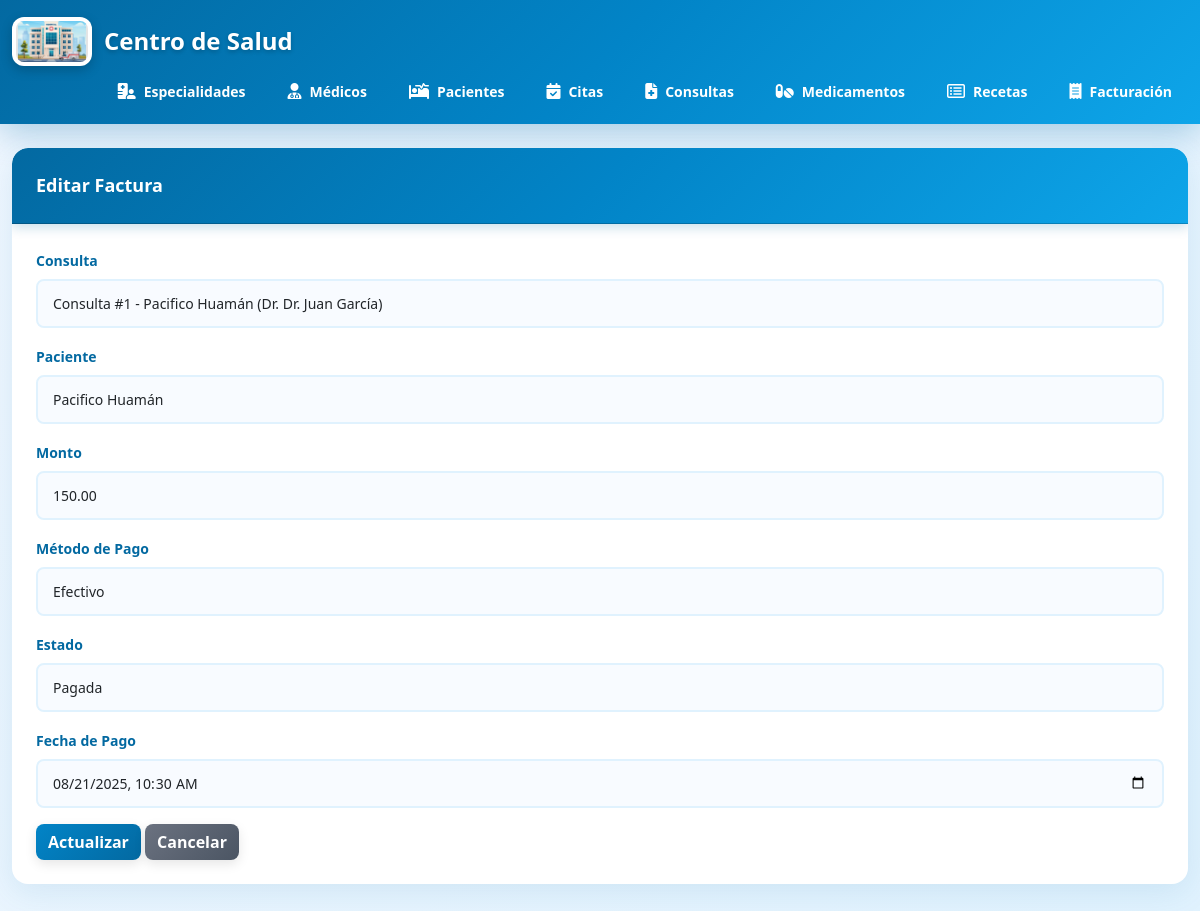
The app's page /facturacion/edit.php?id=1, older data.
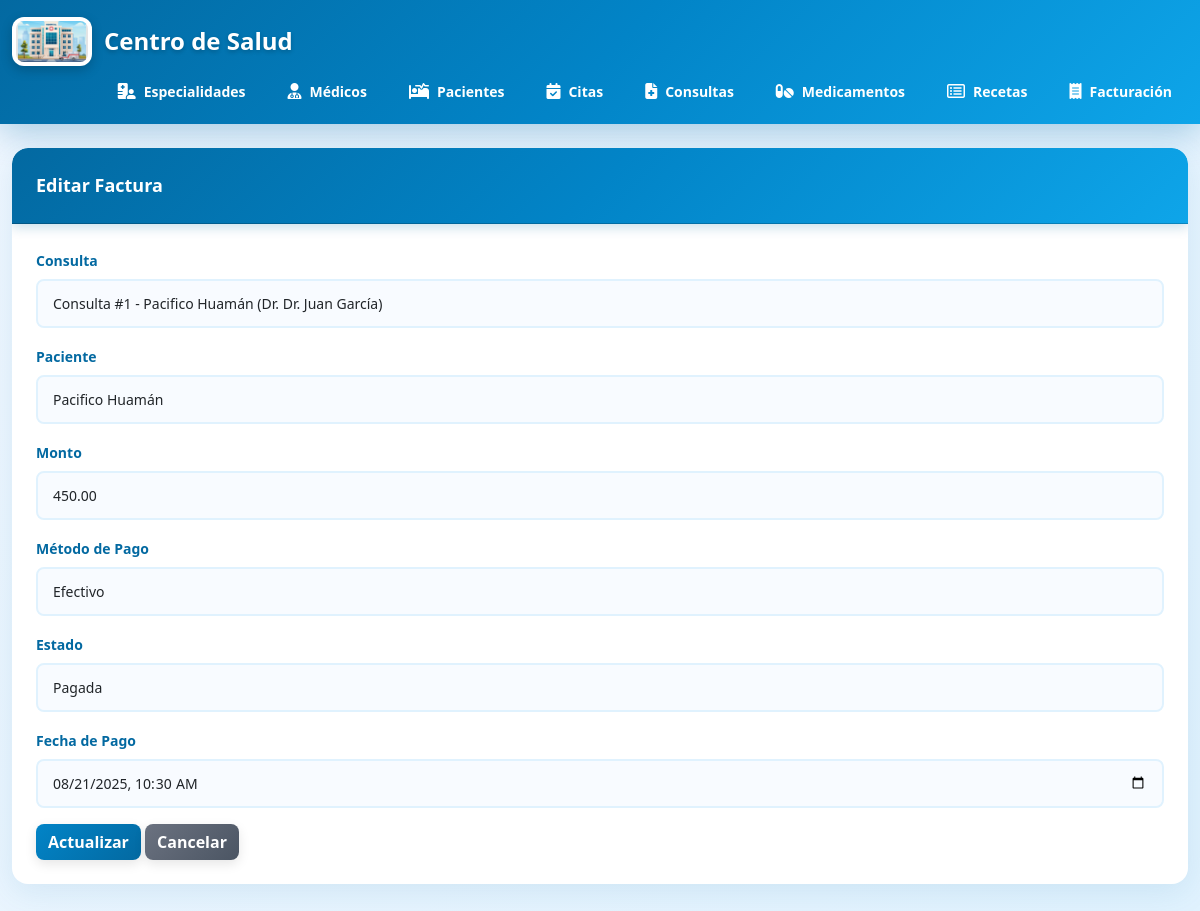
The same page, newer data.
### tables this page shows
CREATE TABLE facturacion (
  id_factura int auto_increment primary key,
  id_consulta int not null,
  id_paciente int not null,
  monto decimal(10,2) not null,
  metodo_pago varchar(50),
  estado varchar(20) default 'pendiente',
  fecha_factura datetime default current_timestamp,
  fecha_pago datetime,
  foreign key (id_consulta) references consultas(id_consulta) on delete cascade,
  foreign key (id_paciente) references pacientes(id_paciente) on delete cascade
);

CREATE TABLE pacientes (
  id_paciente int auto_increment primary key,
  nombre varchar(150) not null,
  dni varchar(20) not null unique,
  email varchar(100) unique,
  telefono varchar(20),
  fecha_nacimiento date,
  direccion varchar(255),
  tipo_sangre varchar(5),
  alergias text,
  fecha_registro datetime default current_timestamp
);

### facturacion/edit.php (the view, shortened to what this page needs)
<?php
require_once '../config/database.php';
require_once '../includes/header.php';
$id = $_GET['id'];
$stmt = $pdo->prepare("SELECT * FROM facturacion WHERE id_factura = :id");
$stmt->execute([':id' => $id]);
$factura = $stmt->fetch(PDO::FETCH_ASSOC);
$stmtConsultas = $pdo->query("SELECT c.id_consulta, p.nombre as paciente, m.nombre as medico
                               FROM consultas c
                               JOIN pacientes p ON c.id_paciente = p.id_paciente
                               JOIN medicos m ON c.id_medico = m.id_medico
                               ORDER BY c.fecha_hora DESC");
$consultas = $stmtConsultas->fetchAll(PDO::FETCH_ASSOC);
$stmtPacientes = $pdo->query("SELECT id_paciente, nombre FROM pacientes ORDER BY nombre");
$pacientes = $stmtPacientes->fetchAll(PDO::FETCH_ASSOC);
?>
<div class="card">
    <div class="card-header">Editar Factura</div>
    <div class="card-body">
        <form action="update.php" method="POST">
            <div class="mb-3">
                <label class="form-label">Consulta</label>
                <select name="id_consulta" class="form-control" required>
                    <?php foreach ($consultas as $consulta): ?>
                    <option value="<?= $consulta['id_consulta'] ?>" <?php if ($consulta['id_consulta'] == $factura['id_consulta']) echo 'selected'; ?>>
                        Consulta #<?= $consulta['id_consulta'] ?> - <?= $consulta['paciente'] ?> (Dr. <?= $consulta['medico'] ?>)
                    </option>
                    <?php endforeach; ?>
                </select>
            </div>
            <div class="mb-3">
                <label class="form-label">Paciente</label>
                <select name="id_paciente" class="form-control" required>
                    <?php foreach ($pacientes as $paciente): ?>
                    <option value="<?= $paciente['id_paciente'] ?>" <?php if ($paciente['id_paciente'] == $factura['id_paciente']) echo 'selected'; ?>>
                        <?= $paciente['nombre'] ?>
                    </option>
                    <?php endforeach; ?>
                </select>
            </div>
            <div class="mb-3">
                <label class="form-label">Monto</label>
                <input type="number" name="monto" class="form-control" step="0.01" value="<?= $factura['monto'] ?>" required>
            </div>
            <div class="mb-3">
                <label class="form-label">Método de Pago</label>
                <select name="metodo_pago" class="form-control">
                    <option value="efectivo" <?php if ($factura['metodo_pago'] == 'efectivo') echo 'selected'; ?>>Efectivo</option>
                </select>
            </div>
            <div class="mb-3">
                <label class="form-label">Estado</label>
                <select name="estado" class="form-control">
                    <option value="pagada" <?php if ($factura['estado'] == 'pagada') echo 'selected'; ?>>Pagada</option>
                </select>
            </div>
            <div class="mb-3">
                <label class="form-label">Fecha de Pago</label>
                <input type="datetime-local" name="fecha_pago" class="form-control" value="<?php if ($factura['fecha_pago']) echo str_replace(' ', 'T', $factura['fecha_pago']); ?>">
            </div>
            <button type="submit" class="btn btn-warning">Actualizar</button>
            <a href="index.php" class="btn btn-secondary">Cancelar</a>
        </form>
    </div>
</div>
<?php require_once '../includes/footer.php'; ?>

Row changes from the older to the newer data that the page shows:
changed facturacion "Consulta #1 - Pacifico Huamán (Dr. Dr. Juan García)": monto "150.00" → "450.00"
